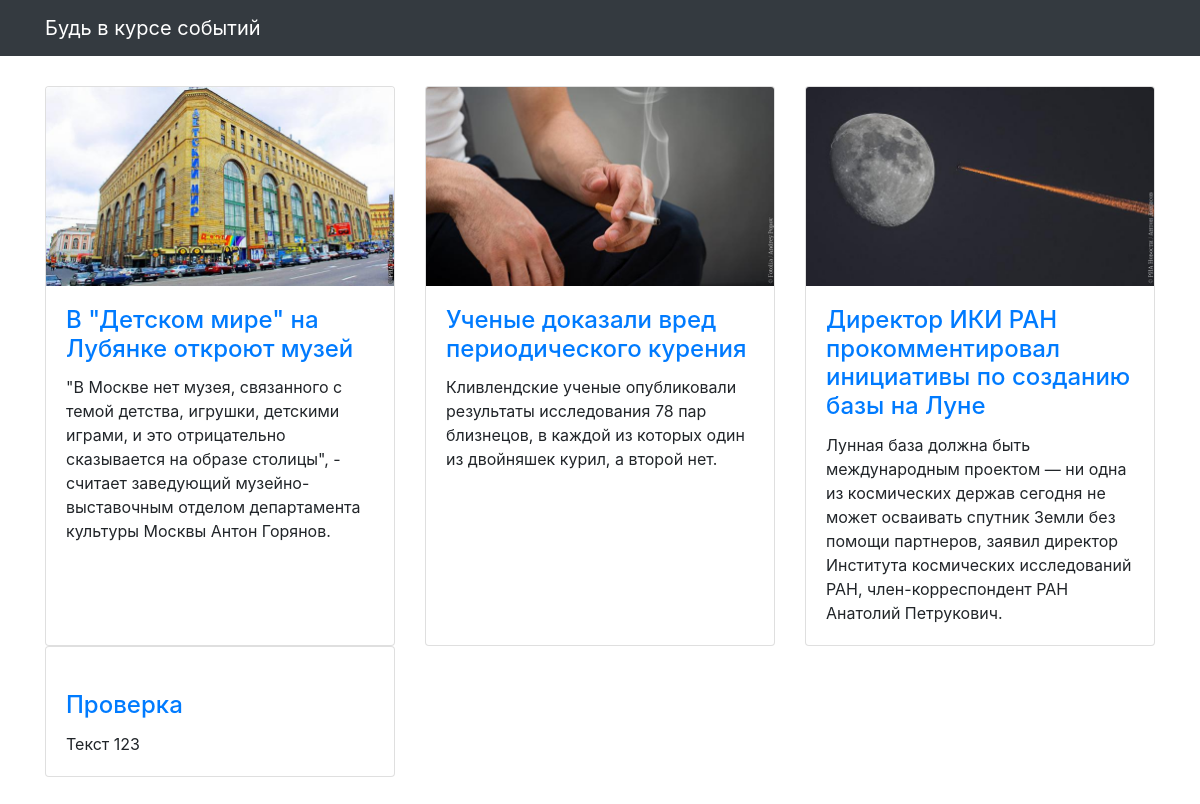
The page / on the database its author committed.
### articles/models.py (models this page shows, shortened)
class Article(models.Model):
    title = models.CharField(max_length=256, verbose_name='Название')
    text = models.TextField(verbose_name='Текст')
    published_at = models.DateTimeField(verbose_name='Дата публикации')
    image = models.ImageField(null=True, blank=True, verbose_name='Изображение',)
    tags = models.ManyToManyField(Tags, through='ArticleTags')
    class Meta:
        verbose_name = 'Статья'
        verbose_name_plural = 'Статьи'

### articles/views.py (the view)
# urls.py: path('', articles_list, name='articles'),
def articles_list(request):
    template = 'articles/news.html'
    context = {}
    object_list = Article.objects.all()
    context['data'] = object_list
    context['tags'] = {}
    for item in object_list:
        context['tags'][item.id] = {}
        tags = ArticleTags.objects.all().filter(article=item.id).order_by('-isMain', 'tags__name')
        context['tags'][item.id] = tags
    return render(request, template, context)

### templates/articles/news.html (shortened to what this page needs)
{% extends "articles/base.html" %}
{% load static %}
{% block content %}
<div class="row">
  {% for article in data %}
  <div class="col-lg-4 col-sm-6 portfolio-item">
    <div class="card h-100">
      <a href="#"><img class="card-img-top" src="{% get_media_prefix %}{{ article.image }}" alt=""></a>
      <div class="card-body">
        <h4 class="card-title">
          <a href="#">{{ article.title }}</a>
        </h4>
        <p class="card-text">{{ article.text }}</p>
      </div>
    </div>
  </div>
  {% endfor %}
</div>
{% endblock %}

### templates/articles/base.html (shortened to what this page needs)
<!DOCTYPE html>
{% load static %}
<html>
  <head>
    <link href="{% static  "css/bootstrap.min.css"  %}" rel="stylesheet">
    <link href="{% static  "css/3-col-portfolio.css" %}" rel="stylesheet">
  </head>
  <body>
    <nav class="navbar navbar-expand-lg navbar-dark bg-dark fixed-top">
      <div class="container">
        <a class="navbar-brand" href="#">Будь в курсе событий</a>
      </div>
    </nav>
    <div class="container">{% block content %}{% endblock %}</div>
  </body>
</html>

### static/css/3-col-portfolio.css (style rules this page uses)
body { padding-top: 84px; padding-bottom: 84px; }
@media (min-width: 992px) { body { padding-top: 86px; padding-bottom: 86px; } }

### rows shown on the page
Article: image (picture), title "В \"Детском мире\" на Лубянке откроют музей", text "\"В Москве нет музея, связанного с темой детства, игрушки, детскими играми, и это отрицательно сказывается на образе столицы\", - считает заведующий музейно-выставочным отделом департамента культуры Москвы Антон Горянов."
Article: image (picture), title "Ученые доказали вред периодического курения", text "Кливлендские ученые опубликовали результаты исследования 78 пар близнецов, в каждой из которых один из двойняшек курил, а второй нет."
Article: image (picture), title "Директор ИКИ РАН прокомментировал инициативы по созданию базы на Луне", text "Лунная база должна быть международным проектом — ни одна из космических держав сегодня не может осваивать спутник Земли без помощи партнеров, заявил директор Института космических исследований РАН, член-корреспондент РАН Анатолий Петрукович."
Article: title "Проверка", text "Текст 123"
